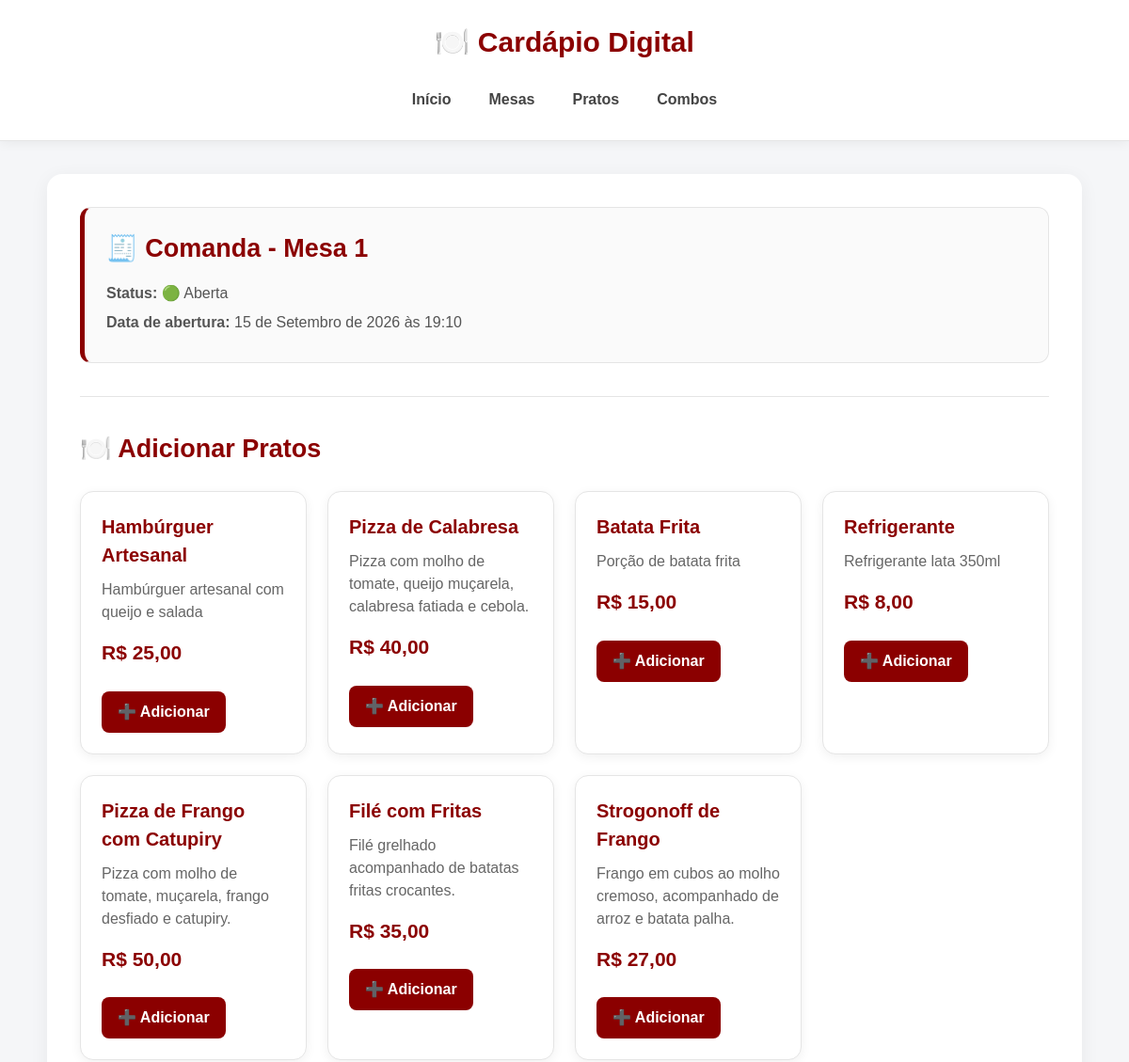
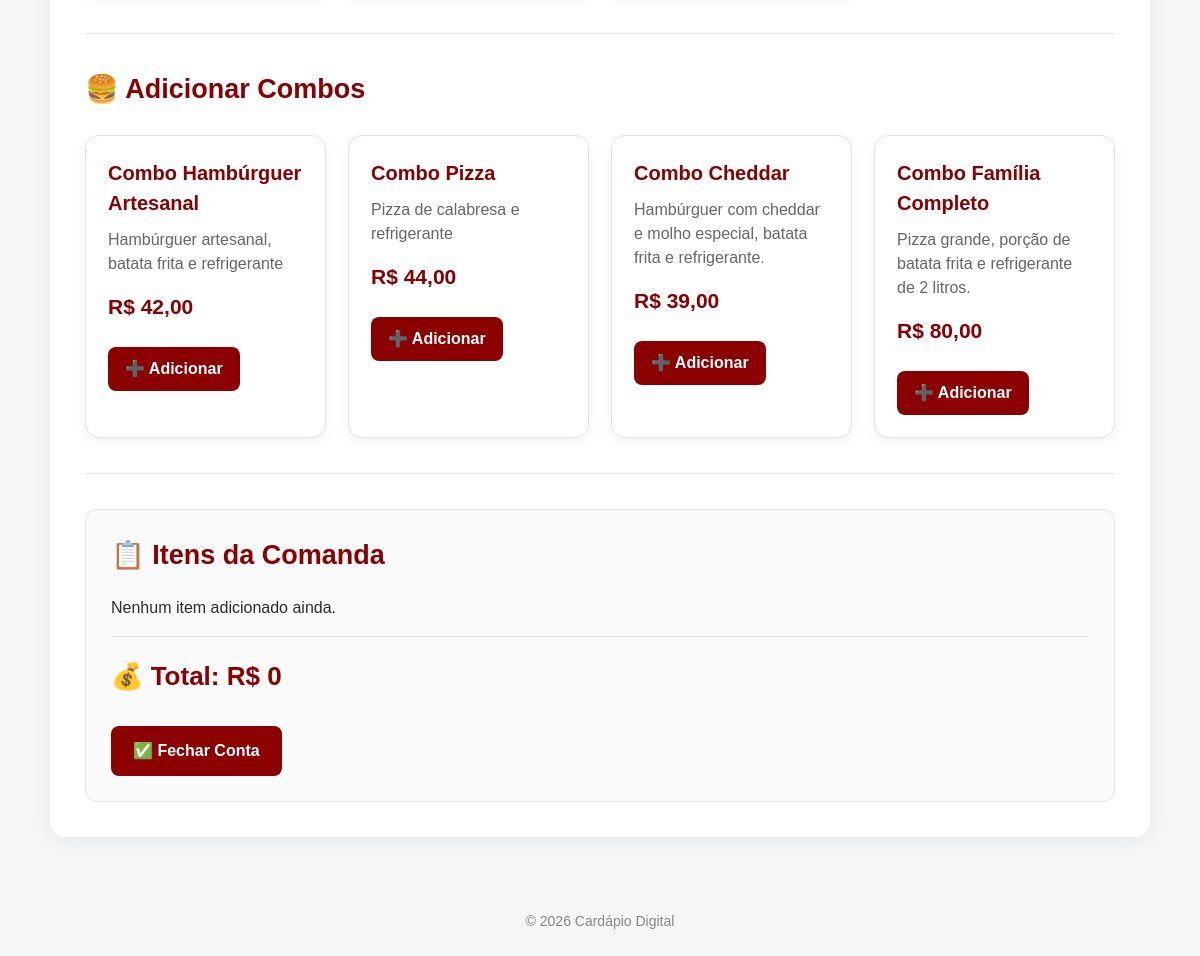
Screenshot of /mesa/4/comanda/ with the database file from the repository (2 pictures, top to bottom).
### restaurante/models.py (models this page shows, shortened)
class Mesa(models.Model):
    numero = models.IntegerField(unique=True)
    STATUS_CHOICES = [
        ('LIVRE', 'Livre'),
        ('OCUPADA', 'Ocupada'),
    ]
    status = models.CharField(
        max_length=10,
        choices=STATUS_CHOICES,
        default='LIVRE'
    )

class Comanda(models.Model):
    mesa = models.ForeignKey(
        Mesa,
        on_delete=models.CASCADE
    )
    data_abertura = models.DateTimeField(auto_now_add=True)
    STATUS_CHOICES = [
        ('ABERTA', 'Aberta'),
        ('FECHADA', 'Fechada'),
    ]
    status = models.CharField(
        max_length=10,
        choices=STATUS_CHOICES,
        default='ABERTA'
    )

class Prato(models.Model):
    CATEGORIA_CHOICES = [
        ('ENTRADA', 'Entrada'),
        ('PRINCIPAL', 'Prato principal'),
        ('SOBREMESA', 'Sobremesa'),
        ('BEBIDA', 'Bebida'),
    ]
    nome = models.CharField(max_length=100)
    categoria = models.CharField(max_length=20, choices=CATEGORIA_CHOICES, default='PRINCIPAL')
    descricao = models.TextField()
    preco = models.DecimalField(max_digits=8, decimal_places=2)
    disponivel = models.BooleanField(default=True)

class Combo(models.Model):
    nome = models.CharField(max_length=100)
    descricao = models.TextField()
    preco = models.DecimalField(max_digits=8, decimal_places=2)
    disponivel = models.BooleanField(default=True)

### restaurante/views.py (the view)
# urls.py: path('mesa/<int:mesa_id>/comanda/', views.abrir_comanda, name='abrir_comanda'),
def abrir_comanda(request, mesa_id):
    mesa = get_object_or_404(Mesa, id=mesa_id)
    comanda = Comanda.objects.filter(
        mesa=mesa,
        status='ABERTA'
    ).first()
    if not comanda:
        comanda = Comanda.objects.create(mesa=mesa)
        mesa.status = 'OCUPADA'
        mesa.save()
    pratos = Prato.objects.filter(disponivel=True)
    combos = Combo.objects.filter(disponivel=True)
    itens = comanda.itens.all()
    total = 0
    for item in itens:
        if item.prato:
            total += item.prato.preco * item.quantidade
        elif item.combo:
            total += item.combo.preco * item.quantidade
    return render(
        request,
        'restaurante/comanda.html',
        {
            'mesa': mesa,
            'comanda': comanda,
            'pratos': pratos,
            'combos': combos,
            'itens': itens,
            'total': total,
        }
    )

### restaurante/templates/restaurante/comanda.html (shortened to what this page needs)
<!DOCTYPE html>
<html lang="en">
<head>
</head>
<body>
{% extends 'base.html' %}
{% block conteudo %}
<div class="cabecalho-comanda">
    <h2>🧾 Comanda - Mesa {{ mesa.numero }}</h2>
    <p>
        <strong>Status:</strong>
        {% if comanda.status == 'ABERTA' %}
            🟢 Aberta
        {% else %}
            🔴 Fechada
        {% endif %}
    </p>
    <p>
        <strong>Data de abertura:</strong>
        {{ comanda.data_abertura }}
    </p>
</div>
<hr>
<h2>🍽️ Adicionar Pratos</h2>
<div class="cards">
    {% for prato in pratos %}
        <div class="card">
            <h3>{{ prato.nome }}</h3>
            <p>{{ prato.descricao }}</p>
            <p class="preco">
                R$ {{ prato.preco }}
            </p>
            <a class="botao"
               href="{% url 'adicionar_prato' comanda.id prato.id %}">
                ➕ Adicionar
            </a>
        </div>
    {% empty %}
        <p>Nenhum prato disponível.</p>
    {% endfor %}
</div>
<hr>
<h2>🍔 Adicionar Combos</h2>
<div class="cards">
    {% for combo in combos %}
        <div class="card">
            <h3>{{ combo.nome }}</h3>
            <p>{{ combo.descricao }}</p>
            <p class="preco">
                R$ {{ combo.preco }}
            </p>
            <a class="botao"
               href="{% url 'adicionar_combo' comanda.id combo.id %}">
                ➕ Adicionar
            </a>
        </div>
    {% empty %}
        <p>Nenhum combo disponível.</p>
    {% endfor %}
</div>
<hr>
<div class="resumo-comanda">
    <h2>📋 Itens da Comanda</h2>
    {% if itens %}
        <ul>
            {% for item in itens %}
                <li>
    {% if item.prato %}
        <strong>
            {{ item.quantidade }}x {{ item.prato.nome }}
        </strong>
        <span>
            R$ {{ item.prato.preco }}
        </span>
    {% elif item.combo %}
        <strong>
            {{ item.quantidade }}x {{ item.combo.nome }}
        </strong>
        <span>
            R$ {{ item.combo.preco }}
        </span>
    {% endif %}
    <a class="botao-remover"
       href="{% url 'remover_item' item.id %}">
        ➖ Remover
    </a>
</li>
            {% endfor %}
        </ul>
    {% else %}
        <p>Nenhum item adicionado ainda.</p>
    {% endif %}
    <h2 class="total">
        💰 Total: R$ {{ total }}
    </h2>
    <a class="botao-fechar"
       href="{% url 'fechar_comanda' comanda.id %}">
        ✅ Fechar Conta
    </a>
</div>
{% endblock %}

### restaurante/static/restaurante/style.css (style rules this page uses)
* { box-sizing: border-box; }
html { scroll-behavior: smooth; }
body { margin: 0; font-family: Arial, Helvetica, sans-serif; background: #f5f6f8; color: #2d2d2d; line-height: 1.5; }
h2 { margin-top: 0; margin-bottom: 20px; color: #8b0000; font-size: 27px; }
h3 { color: #333; }
.cards { display: grid; grid-template-columns: repeat(auto-fit, minmax(230px, 1fr)); gap: 22px; margin-top: 25px; }
.card { background: #ffffff; border: 1px solid #e5e5e5; border-radius: 14px; padding: 22px; box-shadow: 0 3px 12px rgba(0, 0, 0, 0.06); transition: transform 0.2s ease, box-shadow 0.2s ease; }
.card h3 { margin-top: 0; margin-bottom: 10px; color: #8b0000; font-size: 20px; }
.card p { color: #666; margin: 8px 0; }
.preco { color: #8b0000 !important; font-size: 21px; font-weight: bold; margin: 15px 0 !important; }
.botao { display: inline-block; background: #8b0000; color: #ffffff !important; text-decoration: none; padding: 10px 17px; border-radius: 8px; font-weight: bold; margin-top: 10px; transition: all 0.2s ease; }
.botao-fechar { display: inline-block; background: #8b0000; color: #ffffff !important; padding: 13px 22px; border-radius: 8px; text-decoration: none; font-weight: bold; margin-top: 10px; transition: all 0.2s ease; }
.cabecalho-comanda { background: #fafafa; padding: 23px; border-radius: 12px; border: 1px solid #e5e5e5; border-left: 5px solid #8b0000; margin-bottom: 25px; }
.cabecalho-comanda h2 { margin-bottom: 15px; }
.cabecalho-comanda p { margin: 7px 0; color: #555; }
.resumo-comanda { margin-top: 30px; background: #fafafa; padding: 25px; border-radius: 12px; border: 1px solid #e5e5e5; }
.resumo-comanda h2 { margin-top: 0; }
.total { font-size: 26px; color: #8b0000; margin-top: 25px; padding-top: 20px; border-top: 1px solid #ddd; }
hr { border: none; border-top: 1px solid #e5e5e5; margin: 35px 0; }
a { color: #8b0000; }

### rows the page displays
Mesa: numero "1"
Comanda: data_abertura "15 de Setembro de 2026 às 19:10"
Prato: nome "Hambúrguer Artesanal", descricao "Hambúrguer artesanal com queijo e salada", preco "25,00"
Prato: nome "Pizza de Calabresa", descricao "Pizza com molho de tomate, queijo muçarela, calabresa fatiada e cebola.", preco "40,00"
Prato: nome "Batata Frita", descricao "Porção de batata frita", preco "15,00"
Prato: nome "Refrigerante", descricao "Refrigerante lata 350ml", preco "8,00"
Prato: nome "Pizza de Frango com Catupiry", descricao "Pizza com molho de tomate, muçarela, frango desfiado e catupiry.", preco "50,00"
Prato: nome "Filé com Fritas", descricao "Filé grelhado acompanhado de batatas fritas crocantes.", preco "35,00"
Prato: nome "Strogonoff de Frango", descricao "Frango em cubos ao molho cremoso, acompanhado de arroz e batata palha.", preco "27,00"
Combo: nome "Combo Hambúrguer Artesanal", descricao "Hambúrguer artesanal, batata frita e refrigerante", preco "42,00"
Combo: nome "Combo Pizza", descricao "Pizza de calabresa e refrigerante", preco "44,00"
Combo: nome "Combo Cheddar", descricao "Hambúrguer com cheddar e molho especial, batata frita e refrigerante.", preco "39,00"
Combo: nome "Combo Família Completo", descricao "Pizza grande, porção de batata frita e refrigerante de 2 litros.", preco "80,00"

### other values shown
{{ total }} "0"
